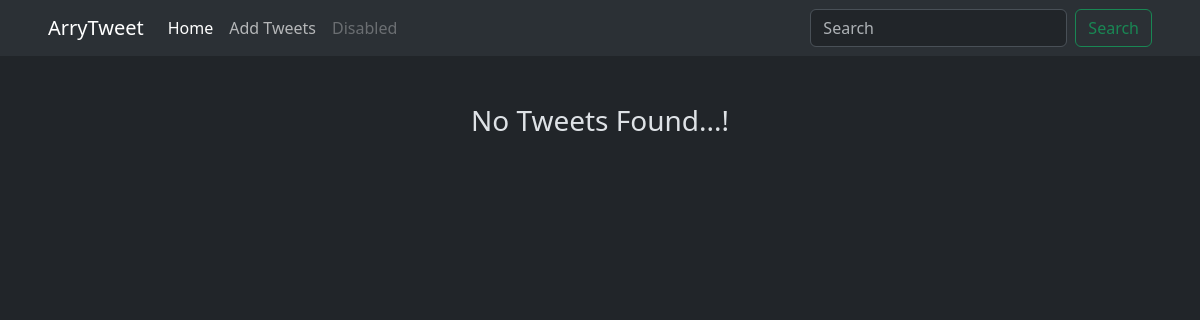
The app's page /, older data.
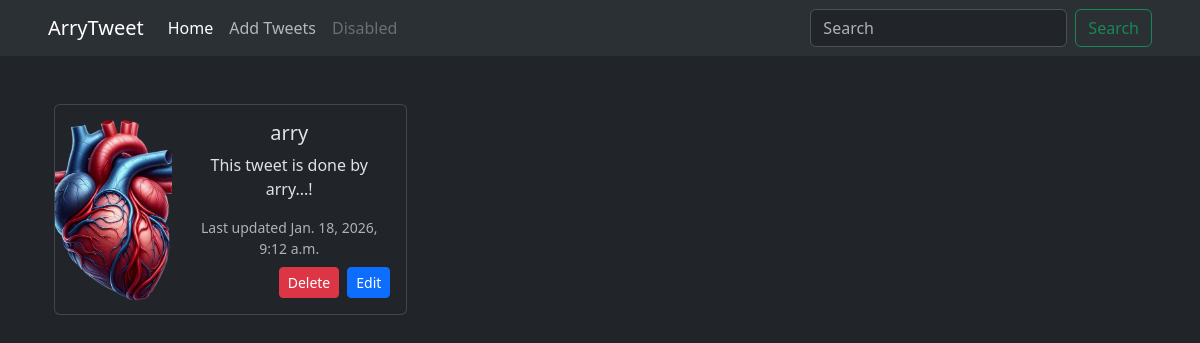
The same page, newer data.
### tweet/models.py (models this page shows, shortened)
class Tweet(models.Model):
    user = models.ForeignKey(User, on_delete=models.CASCADE)
    text = models.TextField(max_length=1000)
    photo = models.ImageField(upload_to='photos', blank=True, null=True)
    created_at = models.DateTimeField(auto_now_add=True)
    updated_at = models.DateTimeField(auto_now=True)

### tweet/views.py (the view)
# urls.py: path('', views.tweet_list, name='tweet_list'),
def tweet_list(request):
    tweets = Tweet.objects.all().order_by('-created_at')
    return render(request, 'tweet_list.html', {'tweets': tweets})

### tweet/templates/tweet_list.html
{% extends "layout.html" %} {% block title %}Arry | Tweet{% endblock %}
{% block content %}
<div class="text-center mt-5 container">
    <div class="row g-3">
        {% if tweets %}
        {% for tweet in tweets %}
        <div class="col-12 col-sm-6 col-md-4 d-flex justify-content-center">
            <div class="card h-100" style="max-width: 540px">
                <div class="row g-0 h-100">
                    <div class="col-4">
                        {% if tweet.photo %}
                        <img src="{{ tweet.photo.url }}" class="img-fluid h-100 rounded-start object-fit-cover" />
                        {% else %}
                        <img src="/static/images/no-image.png" class="img-fluid h-100 rounded-start object-fit-cover" />
                        {% endif %}
                    </div>
                    <div class="col-8">
                        <div class="card-body d-flex flex-column">
                            <h5 class="card-title">{{ tweet.user.username }}</h5>
                            <p class="card-text flex-grow-1">{{ tweet.text }}</p>
                            <small class="text-body-secondary mb-2">
                                Last updated {{ tweet.updated_at }}
                            </small>
                            <div class="d-flex justify-content-end gap-2">
                                <a href="{% url 'tweet_delete' tweet.id %}" class="btn btn-sm btn-danger">Delete</a>
                                <a href="{% url 'tweet_edit' tweet.id %}" class="btn btn-sm btn-primary">Edit</a>
                            </div>
                        </div>
                    </div>
                </div>
            </div>
        </div>
        {% endfor %}
        {% else %}
        <h3>No Tweets Found...!</h3>
        {% endif %}
    </div>
</div>
{% endblock %}

Row changes from the older to the newer data that the page shows:
added Tweet: photo (picture), user.username "arry", text "This tweet is done by arry...!", updated_at "Jan. 18, 2026, 9:12 a.m."
Text that changed along with them:
text no longer shown: "No Tweets Found...!"
